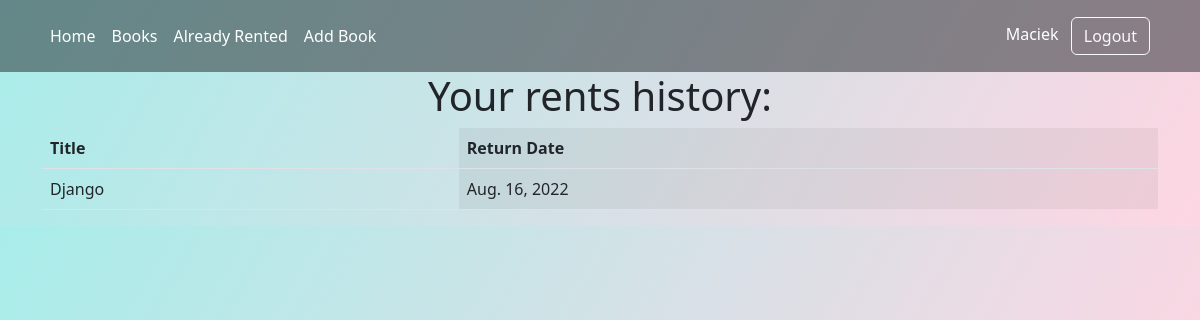
Before: /rent_history/ (signed in) with the older database file.
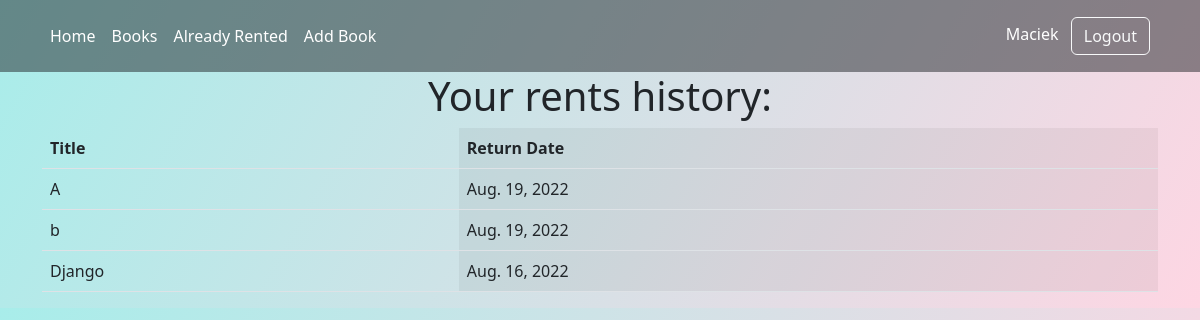
After: the same page with the newer database file.
### base/models.py (models this page shows, shortened)
class Returns(models.Model):
    user = models.ForeignKey(User, on_delete=models.CASCADE)
    book = models.ForeignKey(Book, on_delete=models.CASCADE)
    date = models.DateField(auto_now_add=True)
    class Meta:
        ordering = ['-date']

class Book(models.Model):
    title = models.CharField(max_length=100)
    author = models.CharField(max_length=100)
    publish_year = models.CharField(max_length=30)
    publisher = models.CharField(max_length=100)
    descritpion = models.CharField(max_length=600)
    free = models.BooleanField(null=True, default='True')
    cover = models.ImageField(blank=True, null=True)

### base/views.py (the view)
# urls.py: path('rent_history/', views.returnHistory, name='return-history'),
@login_required(login_url='/login')
def returnHistory(request):
    Return = Returns.objects.filter(user=request.user.id)
    return render(request, 'base/rent_history.html', {'retruns': Return})

### base/templates/base/rent_history.html
{%extends 'base.html'%}
{% block content %}
<div class="container">
    <div class="d-flex align-items-center justify-content-center ">
        <h1>Your rents history:</h1>
    </div>
    <table class="table table-striped-columns">
        <thead>
            <tr>
                <th scope="col">Title</th>
                <th scope="col">Return Date</th>
            </tr>
        </thead>
        <tbody>
            {% for r in retruns %}
            <tr>
                <td>{{r.book.title}}</td>
                <td>{{r.date}}</td>
            </tr>
            {% endfor %}
        </tbody>
    </table>
</div>
{% endblock content %}

Changed rows visible on the page:
added Returns: book "A", date "Aug. 19, 2022"
added Returns: book "b", date "Aug. 19, 2022"
